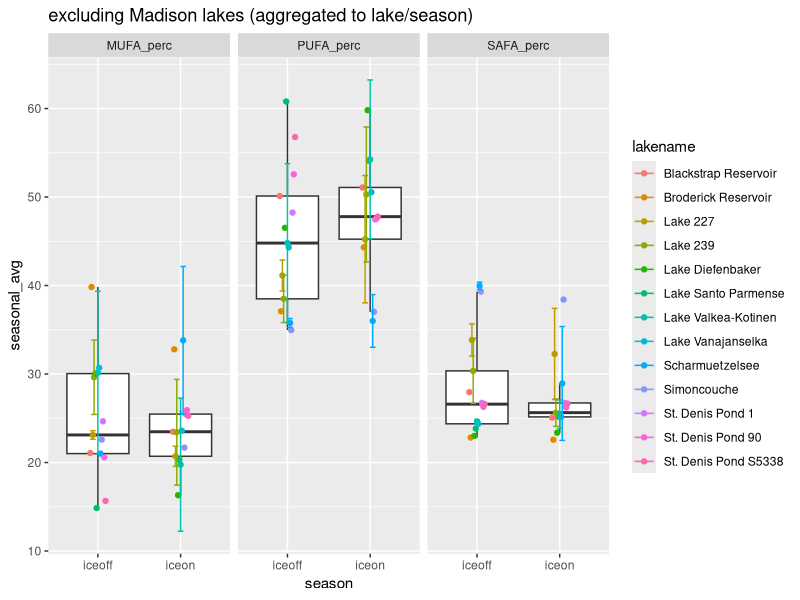
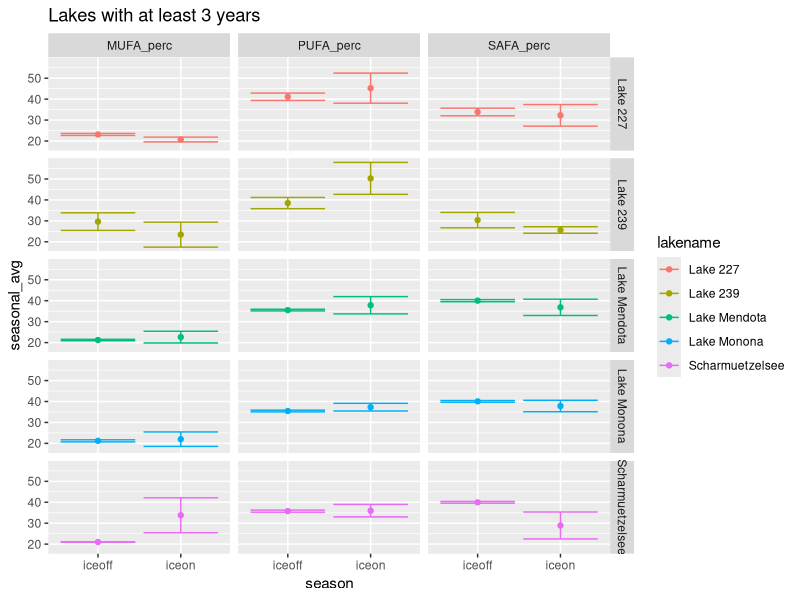
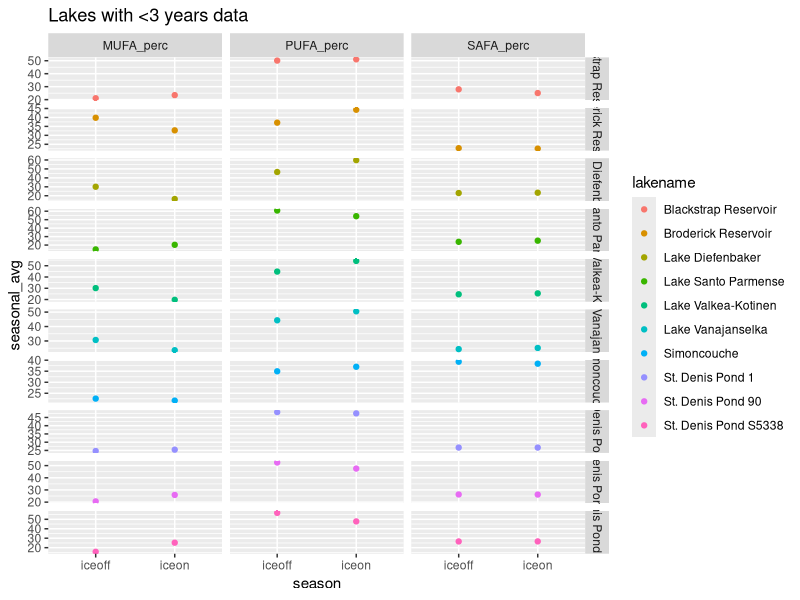
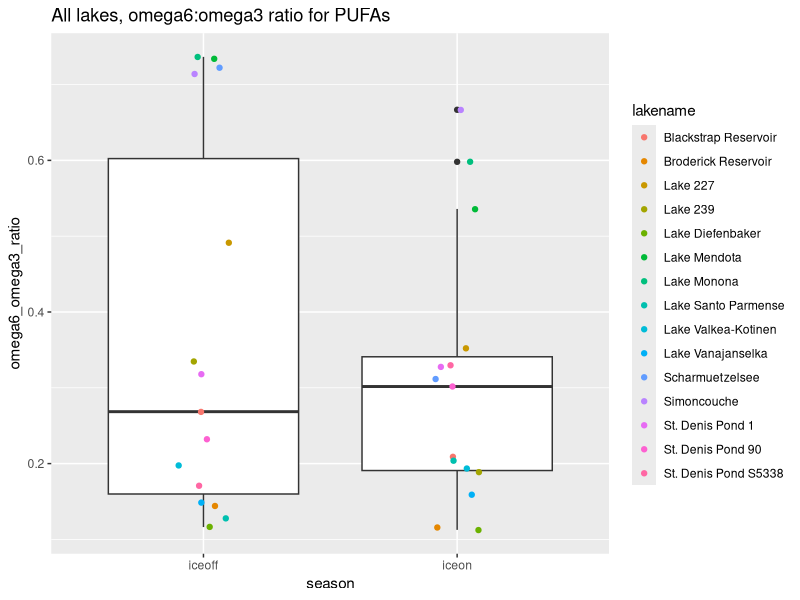
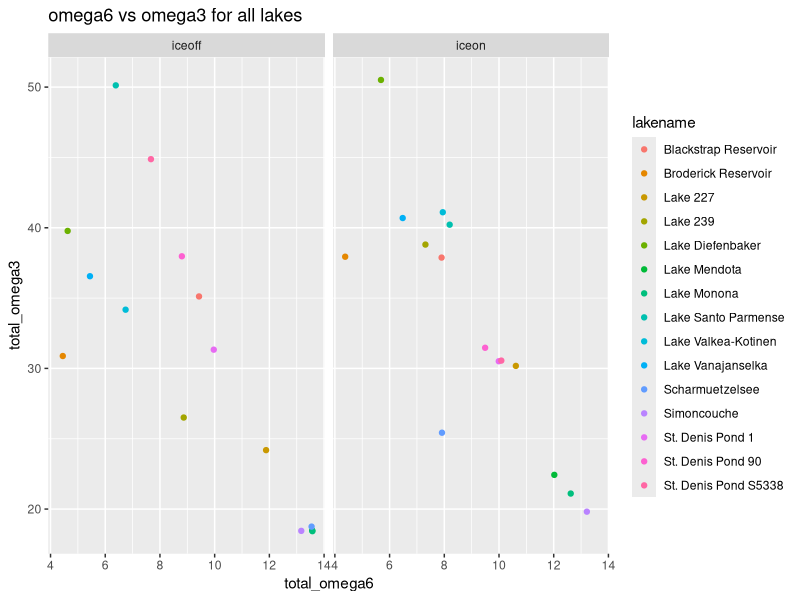
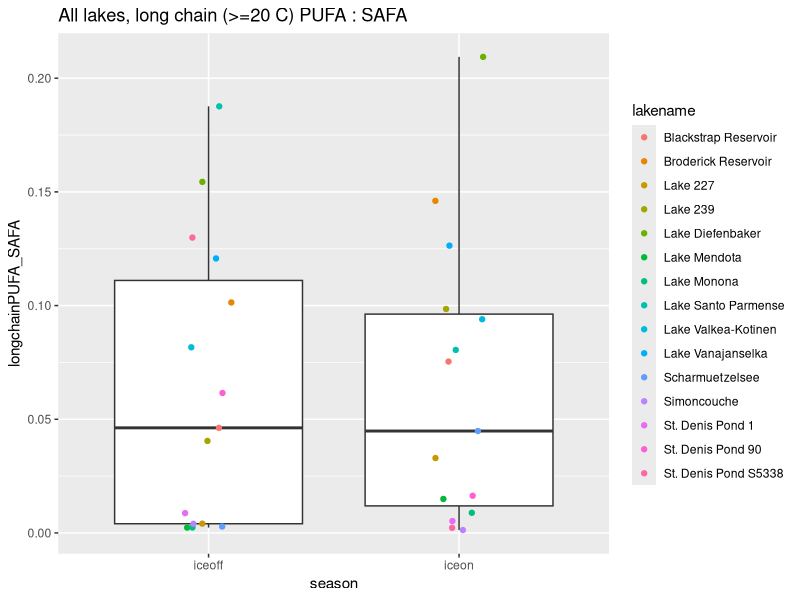
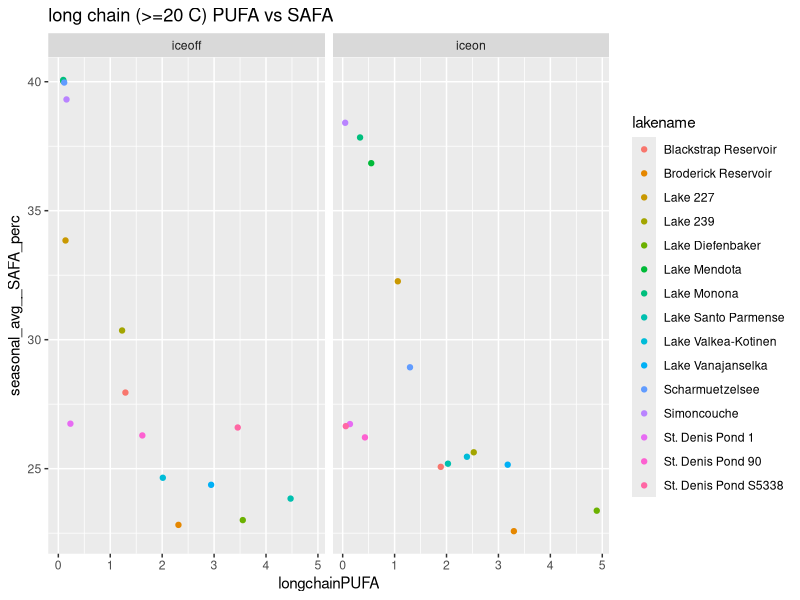
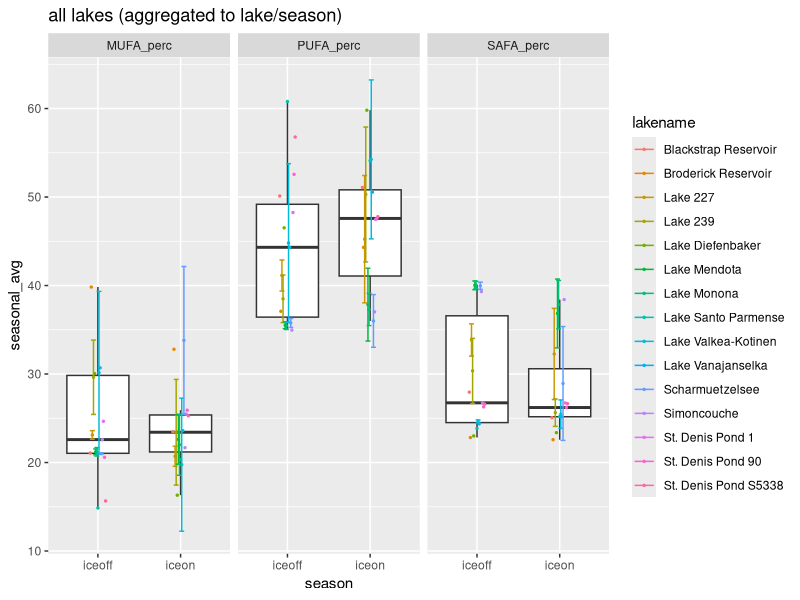

Write R code to recreate these figures, in order.
# Script to look at fatty acids profile under ice vs summer stratification
# uses Hampton et al. ecology under lake ice dataset (ecology letters)
# and Galloway et al PLoS one paper fatty acid dataset

# ----> removes "other" phyto and finds new proportions

#libraries
library(dplyr)
library(reshape2)
library(tidyr)
library(ggplot2)

#===========================================================================
# ----> read in ecology under lake ice dataset and FA dataset
#===========================================================================

euli_orig <- read.csv("../Data/under_ice_data.csv", stringsAsFactors = FALSE)

fa_orig <- read.csv("../Data/PLoS_supp/S1_Dataset.csv", stringsAsFactors = FALSE)

#===========================================================================
# ----> wrangle ice phyto data
#===========================================================================

euli <- euli_orig %>% 
  #keep only columns of potential interest
  select(year, season, researcher, lakename, stationname, poolstation, lakeregloc, lakecountry,
         startday, startmonth, startyear, endday, endmonth, endyear,
         iceduration, fadata, avesecchidepth, avechla, 
         phytomethod, avephytomass, avephytocount,
         propchloro, propcrypto, propcyano, propdiatom, propdiatom, propotherphyto) %>% 
  #only interested when *not* all NA for phyto props
  filter(!(is.na(propchloro) & is.na(propcrypto) & is.na(propcyano) & 
           is.na(propdiatom) & is.na(propdiatom) & is.na(propotherphyto)))

#some lakes have multiple stations within lake
euli %>% 
  group_by(lakename) %>% 
  summarize(n = n_distinct(stationname)) %>% 
  filter(n > 1) %>% 
  as.data.frame()
#               lakename n
# 1 Blackstrap Reservoir 2
# 2     Lake Diefenbaker 3

euli %>% 
  group_by(lakename) %>% 
  summarize(n = n_distinct(poolstation)) %>% 
  as.data.frame() %>% 
  filter(n > 1)

#1:1 match lakename:poolstation
# filter(euli, lakename %in% c("Blackstrap Reservoir", "Lake Diefenbaker")) %>% select(lakename, stationname, poolstation)

#aggregate to lake/poolstation
euli_lakes_phytos <- euli %>% 
  #start by looking just at pytos, can circle back to incorporate snow/ice/secchi etc.
  select(year, season, lakename, poolstation, 
         propchloro, propcrypto, propcyano, propdiatom, propotherphyto) %>% 
  #group and aggregate
  group_by(lakename, poolstation, year, season) %>% 
  summarize(prop_chloro = mean(propchloro, na.rm = TRUE),
            prop_crypto = mean(propcrypto, na.rm = TRUE),
            prop_cyano = mean(propcyano, na.rm = TRUE),
            prop_diatom = mean(propdiatom, na.rm = TRUE),
            prop_other = mean(propotherphyto, na.rm = TRUE)) %>% 
  ungroup() %>% 
  as.data.frame()
  
summary(euli_lakes_phytos) #40 NA in crypto
str(euli_lakes_phytos) #205

#going to start by using only lakes with *NO NAs* for phytos
euli_phytos_complete <- euli_lakes_phytos %>% 
  filter(!(is.na(prop_chloro) | is.na(prop_crypto) | is.na(prop_cyano) | 
             is.na(prop_diatom) | is.na(prop_other)))
#158 obvs - only "complete" phyto profiles

#24 lakes in total
unique(euli_phytos_complete$lakename) 

#what's the temporal coverage?
#only want ones with matching iceon/iceoff
euli_phytos_complete %>% 
  group_by(lakename) %>% 
  summarize(seasons = n_distinct(season)) %>% 
  as.data.frame() %>% 
  arrange(seasons)

#identity lakes with both seasons per year
multi_seasons <- euli_phytos_complete %>% 
  group_by(lakename, year) %>% 
  summarize(seasons = n_distinct(season)) %>% 
  as.data.frame() %>% 
  arrange(seasons) %>% 
  filter(seasons > 1) %>% 
  mutate(lakeyear = paste(lakename, year, sep = "_"))

#keep only those lake/year/seasons
euli_phytos_complete_matching <- euli_phytos_complete %>% 
  mutate(lakeyear = paste(lakename, year, sep = "_")) %>% 
  filter(lakeyear %in% multi_seasons$lakeyear)

#make sure 1:1 match (i.e., iceon/iceoff in single year for lake - no missing pairs singles)
# euli_phytos_complete_matching %>% 
#   group_by(lakename, year) %>% 
#   summarize(n = n_distinct(season)) %>% 
#   filter(n != 2)
#correct

# filter(euli_phytos_complete, lakename == "Saanajarvi")
# filter(euli, lakename == "Saanajarvi")
#yep...being true to the data, we ignore Saanajarvi
#I think it's actually a goof in the euli data, 
#but moving forward without it...

#check out remaining
str(euli_phytos_complete_matching)
str(unique(euli_phytos_complete_matching$lakename)) 
#15 lakes

#temporal coverage
lake_years <- euli_phytos_complete_matching %>% 
  group_by(lakename) %>% 
  summarize(yrs = n_distinct(year)) %>% 
  arrange(yrs) %>% 
  as.data.frame()
#                lakename yrs
# 1  Blackstrap Reservoir   1
# 2   Broderick Reservoir   1
# 3      Lake Diefenbaker   1
# 4   Lake Santo Parmense   1
# 5     Lake Vanajanselka   1
# 6           Simoncouche   1
# 7      St. Denis Pond 1   1
# 8     St. Denis Pond 90   1
# 9  St. Denis Pond S5338   1
# 10  Lake Valkea-Kotinen   2
# 11             Lake 227   3
# 12             Lake 239   6
# 13      Scharmuetzelsee   9
# 14          Lake Monona  12
# 15         Lake Mendota  16

#may be interested in lakes with >= 3 years down the road
lake_years_3more <- filter(lake_years, yrs >= 3)

#make long to be equivalent to FA data
phytos_long <- euli_phytos_complete_matching %>% 
  select(-poolstation, -lakeyear) %>% 
  melt(id.vars = c("lakename", "year", "season")) %>% 
  rename(phyto_group = variable, prop = value)

#remove prop from group name
phytos_long$phyto_group <- gsub("prop_", "", phytos_long$phyto_group)

unique(phytos_long$phyto_group)
# "chloro"     "crypto"     "cyano"      "diatom"     "other"

#remove "other" phyto and find new total, then recalculate proportions
phyto_long_no_other <- phytos_long %>% 
  #remove "other" phyto group
  filter(phyto_group != "other") %>% 
  #for each lake/year/season (i.e. time point)
  group_by(lakename, year, season) %>% 
  #find new total proportion
  mutate(new_total = sum(prop),
         #find new proportion for phyto groups
         new_prop = prop/new_total) %>% 
  as.data.frame()

# summary(phyto_long_no_other)
# filter(phyto_long_no_other, new_total < 0.1)
# filter(phytos_long, phyto_group == "other" & prop > 0.5) %>% arrange(prop)

phyto_long_no_other <- phyto_long_no_other %>% 
  select(-prop, -new_total) %>% 
  rename(prop = new_prop)

#===========================================================================
# ----> wrangle FA data
#===========================================================================

fa <- fa_orig %>% 
  #only fresh water
  filter(Salinity == 0) %>% 
  #only proportional data
  filter(Data == "prop") %>% 
  #for now, don't care about experimental info
  select(Group, Class, Order, Genus, species,
         sumSAFA, sumMUFA, sumPUFA,
         c18.2w6, c18.3w6, c18.3w3,
         c18.4w3, c18.5w3, 
         c20.4w6, c20.5w3, c22.6w3)

unique(fa$Group)
# "Cyanobacteria" "Chlorophyta"   "Ochrophyta"    "Cryptophyta"   "Dinophyta"     "Euglenozoa"    "Rhodophyta"  

#crosswalk to match euli to FA
fa_equiv <- fa %>% 
  #crypto, chloro, cyano are direct matches
  mutate(fa_group = ifelse(Group == "Cryptophyta", "crypto", NA),
         fa_group = ifelse(Group == "Chlorophyta", "chloro", fa_group),
         fa_group = ifelse(Group == "Cyanobacteria", "cyano", fa_group),
         #diatoms are everything in these 3 classes in FA data
         fa_group = ifelse(Class %in% c("Bacillariophyceae", "Fragilariophyceae", "Coscinodiscophyceae"),
                           "diatom", fa_group))

# fa_equiv %>% 
#   select(Group, fa_group) %>% 
#   unique()
# 
# fa_equiv %>% 
#   select(Group, Class, fa_group) %>% 
#   unique()
#
# fa_equiv %>% group_by(fa_group) %>% summarize(n = n_distinct(Genus)) %>% as.data.frame()
#   fa_group  n
# 1   chloro 13
# 2   crypto  2
# 3    cyano 22
# 4   diatom  8
# 5     <NA> 11


#===========================================================================
# ----> aggregate FA data
#===========================================================================

#aggregate to level of fa_group (average)

fa_group_avgs <- fa_equiv %>% 
  group_by(fa_group) %>% 
  summarize(grp_avg_sumSAFA = mean(sumSAFA, na.rm = TRUE),
            grp_avg_sumMUFA = mean(sumMUFA, na.rm = TRUE),
            grp_avg_sumPUFA = mean(sumPUFA, na.rm = TRUE),
            grp_avg_c18.2w6 = mean(c18.2w6, na.rm = TRUE),
            grp_avg_c18.3w6 = mean(c18.3w6, na.rm = TRUE),
            grp_avg_c18.3w3 = mean(c18.3w3, na.rm = TRUE),
            grp_avg_c18.4w3 = mean(c18.4w3, na.rm = TRUE),
            grp_avg_c18.5w3 = mean(c18.5w3, na.rm = TRUE),
            grp_avg_c20.4w6 = mean(c20.4w6, na.rm = TRUE),
            grp_avg_c20.5w3 = mean(c20.5w3, na.rm = TRUE),
            grp_avg_c22.6w3 = mean(c22.6w3, na.rm = TRUE)) %>% 
  as.data.frame()

# fa_group_avgs

#===========================================================================
# ----> combine EULI and FA datasets
#===========================================================================

head(phyto_long_no_other) #lake, year, season, group, prop
head(fa_group_avgs) #group, FAs

#combine euli and FA - have group, proportion, and FA data
full_dat <- merge(phyto_long_no_other, fa_group_avgs, 
                  by.x = "phyto_group", by.y = "fa_group", 
                  all.x = TRUE)

# From LTER FA script:
# What we want is "what are the average proportions of SAFA, MUFA, PUFA 
# present in the community, irrespective of total biomass?" 
# (i.e. we know there is higher biomass in summer - the Circus Circus buffet)
# SH: pretty sure that what we want then is:(biomass_dry_weight * sumSAFA)/total dry weight
# This is already a proportion (biomass/total) so can do prop * FA

#weight data accordingly
full_dat_weighted <- full_dat %>% 
  #prop phyto (already biomass/total biomass) * prop FA
  mutate(sumSAFA_prop = grp_avg_sumSAFA * prop,
         sumMUFA_prop = grp_avg_sumMUFA * prop, 
         sumPUFA_prop = grp_avg_sumPUFA * prop,
         prop_c18.2w6 = grp_avg_c18.2w6 * prop,
         prop_c18.3w6 = grp_avg_c18.3w6 * prop,
         prop_c18.3w3 = grp_avg_c18.3w3 * prop,
         prop_c18.4w3 = grp_avg_c18.4w3 * prop,
         prop_c18.5w3 = grp_avg_c18.5w3 * prop,
         prop_c20.4w6 = grp_avg_c20.4w6 * prop,
         prop_c20.5w3 = grp_avg_c20.5w3 * prop,
         prop_c22.6w3 = grp_avg_c22.6w3 * prop) %>% 
  #keep only columns of interest
  #for now, only SAFA, MUFA, PUFA
  select(lakename, year, season, phyto_group, 
         sumSAFA_prop, sumMUFA_prop, sumPUFA_prop,
         prop_c18.2w6,prop_c18.3w6,  prop_c18.3w3,
         prop_c18.4w3, prop_c18.5w3,
         prop_c20.4w6, prop_c20.5w3, 
         prop_c22.6w3)

# full_dat_weighted %>%
#   group_by(lakename, year, season) %>%
#   summarize(totSAFA = sum(sumSAFA_prop, na.rm = TRUE),
#             totMUFA = sum(sumMUFA_prop, na.rm = TRUE),
#             totPUFA = sum(sumPUFA_prop, na.rm = TRUE),
#             total = totSAFA + totMUFA + totPUFA) %>%
#   as.data.frame() %>%
#   summary()


#sum within lake/time point (get community-level FA)
full_dat_weighted_comm <- full_dat_weighted %>% 
  group_by(lakename, year, season) %>% 
  #sum across phyto groups
  summarize(MUFA_perc = sum(sumMUFA_prop, na.rm = TRUE),
            PUFA_perc = sum(sumPUFA_prop, na.rm = TRUE),
            SAFA_perc = sum(sumSAFA_prop, na.rm = TRUE),
            perc_c18.2w6 = sum(prop_c18.2w6, na.rm = TRUE),
            perc_c18.3w6 = sum(prop_c18.3w6, na.rm = TRUE),
            perc_c18.3w3 = sum(prop_c18.3w3, na.rm = TRUE),
            perc_c18.4w3 = sum(prop_c18.4w3, na.rm = TRUE),
            perc_c18.5w3 = sum(prop_c18.5w3, na.rm = TRUE),
            perc_c20.4w6 = sum(prop_c20.4w6, na.rm = TRUE),
            perc_c20.5w3 = sum(prop_c20.5w3, na.rm = TRUE),
            perc_c22.6w3 = sum(prop_c22.6w3, na.rm = TRUE)) %>% 
  as.data.frame()

# full_dat_weighted_comm %>% 
#   mutate(total_FA = MUFA_perc + PUFA_perc + SAFA_perc) %>% 
#   summary()
#like above, ranges from ~97 to 99, good

#this format matches LTER_FA_20180217 
#(detailed look at lakes ME/MO)

head(full_dat_weighted_comm)

#write to csv for use in other scripts
write.csv(full_dat_weighted_comm, "../Data/EULI_lake_year_season_community_FAs.csv", row.names = FALSE)

#make a verion with one point per lake/season (aggregate across years)
#include standard deviation as measure of variance, as well as count
full_dat_weighted_comm_agg <- full_dat_weighted_comm %>% 
  group_by(lakename, season) %>% 
  #using __ so can separate later
  summarize(n_years = n_distinct(year),
            seasonal_avg__MUFA_perc = mean(MUFA_perc, na.rm = TRUE),
            sd__MUFA_perc = sd(MUFA_perc, na.rm = TRUE),
            seasonal_avg__PUFA_perc = mean(PUFA_perc, na.rm = TRUE),
            sd__PUFA_perc = sd(PUFA_perc, na.rm = TRUE),
            seasonal_avg__SAFA_perc = mean(SAFA_perc, na.rm = TRUE),
            sd__SAFA_perc = sd(SAFA_perc, na.rm = TRUE),
            
            seasonal_avg__c18.2w6 = mean(perc_c18.2w6, na.rm = TRUE),
            seasonal_avg__c18.3w6 = mean(perc_c18.3w6, na.rm = TRUE),
            seasonal_avg__c18.3w3 = mean(perc_c18.3w3, na.rm = TRUE),
            seasonal_avg__c18.4w3 = mean(perc_c18.4w3, na.rm = TRUE),
            seasonal_avg__c18.5w3 = mean(perc_c18.5w3, na.rm = TRUE),
            seasonal_avg__c20.4w6 = mean(perc_c20.4w6, na.rm = TRUE),
            seasonal_avg__c20.5w3 = mean(perc_c20.5w3, na.rm = TRUE),
            seasonal_avg__c22.6w3 = mean(perc_c22.6w3, na.rm = TRUE),
            
            sd__c18.2w6 = sd(perc_c18.2w6, na.rm = TRUE),
            sd__c18.3w6 = sd(perc_c18.3w6, na.rm = TRUE),
            sd__c18.3w3 = sd(perc_c18.3w3, na.rm = TRUE),
            sd__c18.4w3 = sd(perc_c18.4w3, na.rm = TRUE),
            sd__c18.5w3 = sd(perc_c18.5w3, na.rm = TRUE),
            sd__c20.4w6 = sd(perc_c20.4w6, na.rm = TRUE),
            sd__c20.5w3 = sd(perc_c20.5w3, na.rm = TRUE),
            sd__c22.6w3 = sd(perc_c22.6w3, na.rm = TRUE)) %>% 
  as.data.frame()

# full_dat_weighted_comm_agg %>% 
#   mutate(total_FA = seasonal_avg__MUFA_perc + seasonal_avg__PUFA_perc + seasonal_avg__SAFA_perc) %>% 
#   summary()

head(full_dat_weighted_comm_agg)

#===========================================================================
# ----> look at lakes aggregated to seasons across years (MUFA/PUFA/SAFA)
#===========================================================================

#make long
dat_long_seasonal_points <- full_dat_weighted_comm_agg %>% 
  #make long
  melt(id.vars = c("lakename", "season", "n_years")) %>% 
  #split variable column name
  separate(variable, into = c("agg_type", "FA_type"), sep = "__") %>% 
  #make wide so have column for avg and sd
  dcast(lakename + season + n_years + FA_type ~ agg_type, value.var = "value")
  
# ----> plot for all lakes
jpeg("../Figures/euli_lakes_seasonal.jpeg", width = 5, height = 4, units = "in", res = 300)
ggplot(filter(dat_long_seasonal_points, FA_type %in% c("MUFA_perc", "PUFA_perc", "SAFA_perc")),
              aes(season, seasonal_avg)) +
  geom_boxplot(outlier.shape = NA) +
  geom_point(aes(group = lakename, color = lakename), position = position_dodge(width = 0.2), size = 0.5) +
  geom_errorbar(aes(x = season, ymin = seasonal_avg - sd, ymax = seasonal_avg + sd,
                    color = lakename, 
                    group = lakename),
                position = position_dodge(width = 0.2)) +
  facet_wrap(~FA_type) +
  ggtitle("all lakes (aggregated to lake/season)")
dev.off()

#anova for all lakes, aggregate to one point per lake/season across years
mufa3 <- aov(seasonal_avg ~ season, dat = filter(dat_long_seasonal_points, FA_type == "MUFA_perc"))
summary(mufa3) #p=0.769

pufa3 <- aov(seasonal_avg ~ season, dat = filter(dat_long_seasonal_points, FA_type == "PUFA_perc"))
summary(pufa3) #p=0.377

safa3 <- aov(seasonal_avg ~ season, dat = filter(dat_long_seasonal_points, FA_type == "SAFA_perc"))
summary(safa3) #p=0.486
#none signif

# ----> ignore mendota/monona
ggplot(filter(dat_long_seasonal_points, 
              FA_type %in% c("MUFA_perc", "PUFA_perc", "SAFA_perc") &
                !(lakename %in% c("Lake Mendota", "Lake Monona"))), 
              aes(season, seasonal_avg)) +
  geom_boxplot(outlier.shape = NA) +
  geom_point(aes(color = lakename, group = lakename), position = position_dodge(width = 0.2)) +
  geom_errorbar(aes(x = season, ymin = seasonal_avg - sd, ymax = seasonal_avg + sd,
                    color = lakename, group = lakename),
                position = position_dodge(width = 0.2)) +
  facet_wrap(~FA_type) +
  ggtitle("excluding Madison lakes (aggregated to lake/season)")

#anovas
mufa4 <- aov(seasonal_avg ~ season, dat = filter(dat_long_seasonal_points, FA_type == "MUFA_perc" & 
                                              !(lakename %in% c("Lake Mendota", "Lake Monona"))))
summary(mufa4) #p=0.713

pufa4 <- aov(seasonal_avg ~ season, dat = filter(dat_long_seasonal_points, FA_type == "PUFA_perc" &
                                              !(lakename %in% c("Lake Mendota", "Lake Monona"))))
summary(pufa4) #p=0.377

safa4 <- aov(seasonal_avg ~ season, dat = filter(dat_long_seasonal_points, FA_type == "SAFA_perc" &
                                              !(lakename %in% c("Lake Mendota", "Lake Monona"))))
summary(safa4) #p=0.491
#none signif


# ----> lakes with >3 years matching
ggplot(filter(dat_long_seasonal_points, 
              FA_type %in% c("MUFA_perc", "PUFA_perc", "SAFA_perc") &
              lakename %in% lake_years_3more$lakename), 
       aes(season, seasonal_avg)) +
  geom_point(aes(color = lakename, group = lakename), position = position_dodge(width = 0.2)) +
  geom_errorbar(aes(x = season, ymin = seasonal_avg - sd, ymax = seasonal_avg + sd,
                    color = lakename, group = lakename),
                position = position_dodge(width = 0.2)) +
  facet_grid(lakename~FA_type) +
  ggtitle("Lakes with at least 3 years")
#not seeing really consistent trends
#maaaaybe SAFA higher in winter, PUFA higher in summer
#but not to level of significance


# ----> just the <3 years lakes
ggplot(filter(dat_long_seasonal_points, 
              FA_type %in% c("MUFA_perc", "PUFA_perc", "SAFA_perc") &
                !(lakename %in% lake_years_3more$lakename)), 
       aes(season, seasonal_avg)) +
  geom_point(aes(color = lakename, group = lakename), position = position_dodge(width = 0.2)) +
  facet_grid(lakename~FA_type, scales = "free") +
  ggtitle("Lakes with <3 years data")
#not seeing consistent trends
#but removing "other" category fixed issue with all going up or down
#between seasons (other category large % for some lakes)

#===========================================================================
# ----> lakes aggregated to seasons across years (C omegas)
#===========================================================================

head(full_dat_weighted_comm_agg)
summary(dat_long_seasonal_points)

#per AG: look at ratio of omega 6 to omega 3 PUFAs
#per MM: look at long chain C PUFAs:SAFA ratio
#(AG defines long chain as 20+ C, so here 20 and 22 Cs)

#unique(dat_long_seasonal_points$FA_type)
# "c18.2w6"   "c18.3w3"   "c18.3w6"   "c18.4w3"   "c18.5w3"   "c20.4w6"   "c20.5w3"   "c22.6w3" 


#find omega and long/short chain totals
dat_seasonal_C <- full_dat_weighted_comm_agg %>% 
  #total omega 3 prop of PUFAs
  mutate(total_omega3 = seasonal_avg__c18.3w3 + 
                        seasonal_avg__c18.4w3 + 
                        seasonal_avg__c18.5w3 + 
                        seasonal_avg__c20.5w3 + 
                        seasonal_avg__c22.6w3,
         #total omega 6 prop of PUFAs
         total_omega6 = seasonal_avg__c18.2w6 + 
                        seasonal_avg__c18.3w6 + 
                        seasonal_avg__c20.4w6,
         #total short chain PUFAs (<20 C)
         total_short_chain = seasonal_avg__c18.2w6 +
                       seasonal_avg__c18.3w6 +
                       seasonal_avg__c18.3w3 +
                       seasonal_avg__c18.4w3 +
                       seasonal_avg__c18.5w3,
         #total long chain PUFAs (AG defined as >= 20 C)
         total_long_chain = seasonal_avg__c20.4w6 +
                       seasonal_avg__c20.5w3 +
                       seasonal_avg__c22.6w3)

#find omega6:omega3 for PUFAs and long chain PUFAs:SAFA
dat_seasonal_C_ratios <- dat_seasonal_C %>% 
  mutate(omega6_omega3_ratio = total_omega6/total_omega3,
         #may want just long chain PUFA down the road (%)
         longchainPUFA = (total_long_chain * seasonal_avg__PUFA_perc)/100,
         #total long chain is % of PUFAs that are long chain
         #divide by PUFAs prop to get ratio with SAFA
         #(i.e., proportion of ALL FATTY ACIDS that are long chain PUFAs compared to SAFA prop)
         longchainPUFA_SAFA = longchainPUFA/ seasonal_avg__SAFA_perc)

# ----> omega6:omega3 of PUFAs
ggplot(dat_seasonal_C_ratios, aes(season, omega6_omega3_ratio)) +
  geom_boxplot() +
  geom_jitter(aes(color = lakename), width = 0.1) +
  ggtitle("All lakes, omega6:omega3 ratio for PUFAs")

mod1 <- aov(omega6_omega3_ratio ~ season, dat = dat_seasonal_C_ratios)
summary(mod1) #p=0.47

ggplot(dat_seasonal_C_ratios, aes(total_omega6, total_omega3)) +
  geom_point(aes(color = lakename)) +
  #geom_smooth() +
  facet_wrap(~season) +
  ggtitle("omega6 vs omega3 for all lakes")
#no surprises here

  
# ----> long chain PUFA:SAFA
ggplot(dat_seasonal_C_ratios, aes(season, longchainPUFA_SAFA)) +
  geom_boxplot() +
  geom_jitter(aes(color = lakename), width = 0.1) +
  ggtitle("All lakes, long chain (>=20 C) PUFA : SAFA")

mod2 <- aov(longchainPUFA_SAFA ~ season, dat = dat_seasonal_C_ratios)
summary(mod2) #p=0.98
  
ggplot(dat_seasonal_C_ratios, 
       aes(longchainPUFA, seasonal_avg__SAFA_perc)) +
  geom_point(aes(color = lakename)) +
  #geom_smooth(method = "lm") +
  facet_wrap(~season) +
  ggtitle("long chain (>=20 C) PUFA vs SAFA")
